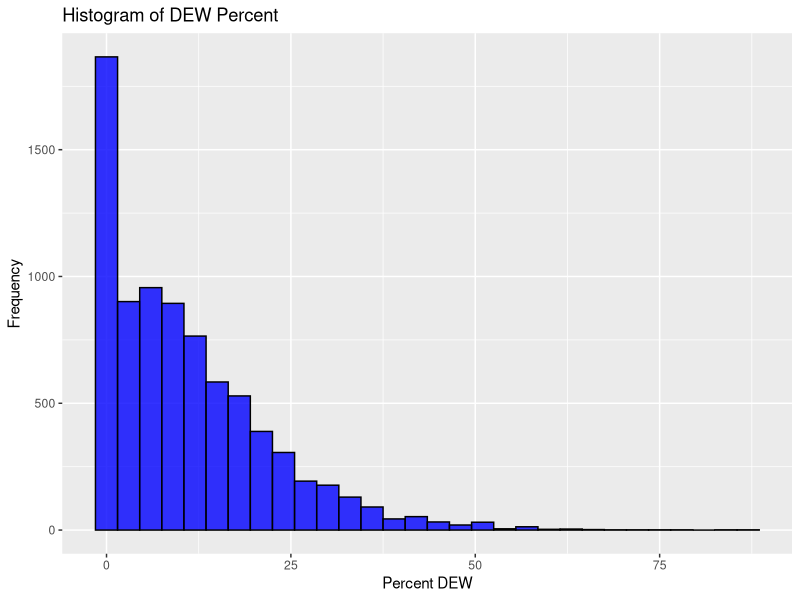
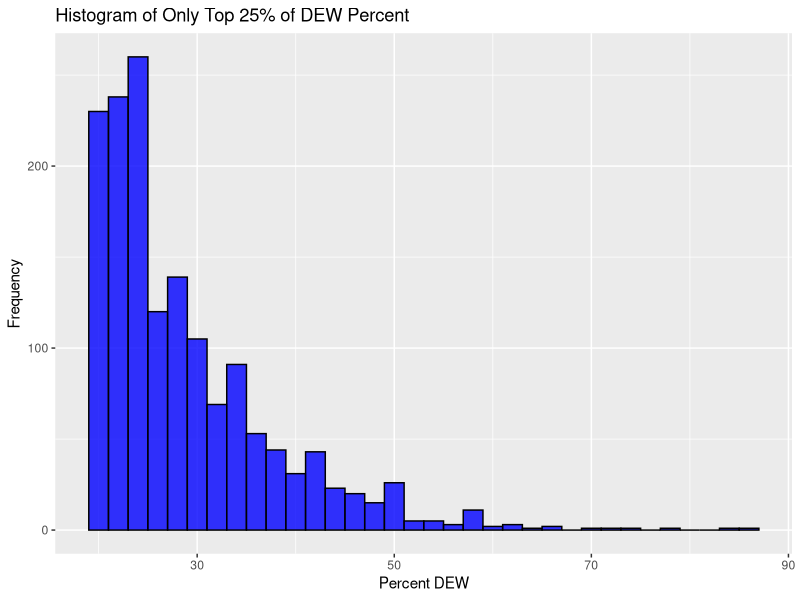
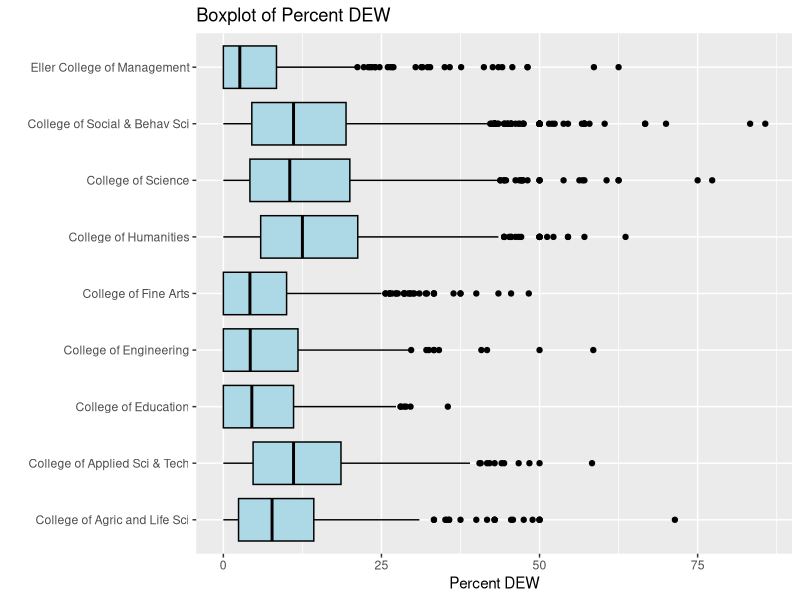

Source code (R) for these figures, in order: (Note: this script raises an error after producing the figures.)
## ---- chunk 1
#| code-fold: true
#| code-summary: "Load Libraries"

suppressWarnings(library(tidyverse))
library(knitr)
library(lubridate)
library(ggplot2)
library(dplyr)
## ---- chunk 2
#| code-fold: true
#| code-summary: "Read in Data"
# read in data
anomaly_data <- read.csv("data/study_data.csv")
## ---- chunk 3
#| code-fold: true
#| code-summary: "Quartiles for DEW Percents"
summary(anomaly_data$Percent.DEW)
## ---- chunk 4
#| code-fold: true
#| code-summary: "Histogram of DEW Percentage"
ggplot(anomaly_data, aes(x = Percent.DEW)) +
  geom_histogram(binwidth = 3, fill = "blue", color = "black", alpha = 0.8) +
  labs(title = "Histogram of DEW Percent", x = "Percent DEW", y = "Frequency")
## ---- chunk 5
#| code-fold: true
#| code-summary: "Histogram of Only Top 25% of DEW"

# create new df of the top quartile
anomaly_25 <- anomaly_data %>% 
  filter(Percent.DEW>19)

ggplot(anomaly_25, aes(x = Percent.DEW)) +
  geom_histogram(binwidth = 2, fill = "blue", color = "black", alpha = 0.8) +
  labs(title = "Histogram of Only Top 25% of DEW Percent", x = "Percent DEW", y = "Frequency")
## ---- chunk 6
#| code-fold: true
#| code-summary: "Box Plot of DEW Percent"
ggplot(anomaly_data, aes(y = College, x = Percent.DEW)) +
  geom_boxplot(fill = "lightblue", color = "black") +
  labs(title = "Boxplot of Percent DEW",  x = "Percent DEW", y="")

## ---- chunk 7
#| code-fold: true
#| code-summary: "Box Plot of DEW Percent by Term"
ggplot(anomaly_data, aes(y = Mode, x = Percent.DEW)) +
  geom_boxplot(fill = "lightblue", color = "black") +
  labs(title = "Boxplot of Percent DEW by Term",  x = "Percent DEW", y="")+
    facet_wrap(~TERM_LD, ncol=2)
## ---- chunk 8
#| code-fold: true
#| code-summary: "Box Plot of DEW Percent by College"
ggplot(anomaly_data, aes(y = Mode, x = Percent.DEW)) +
  geom_boxplot(fill = "lightblue", color = "black") +
  labs(title = "Boxplot of Percent DEW by College",  x = "Percent DEW", y="")+
  facet_wrap(~College, ncol=3)
## ---- chunk 9
#| code-fold: true
#| code-summary: "Create Classification"
# create column to label high dew percentage courses
anomaly_data <- anomaly_data %>% 
  mutate(DEW_Class = case_when(
    Percent.DEW < 30 ~ 0,
    Percent.DEW >= 30 ~ 1
  ))
## ---- chunk 10
#| code-fold: true
#| code-summary: "Table and Box Plot of High DEW Percentage Courses"
high_risk <- anomaly_data %>% 
  filter(DEW_Class > 0)

ggplot(high_risk, aes(y = College, x = Percent.DEW)) +
  geom_boxplot(fill = "lightblue", color = "black") +
  labs(title = "Boxplot of Percent DEW",  x = "Percent DEW", y="")

high_total <- aggregate(DEW_Class~College + TERM_LD, data=high_risk, sum)
high_total <- high_total %>% pivot_wider(names_from = TERM_LD, values_from = DEW_Class)
kable(high_total, caption =  "Total High Risk Courses for Each College per Semester")
  
## ---- chunk 11
#| code-fold: true
#| code-summary: "Table of High Risk Courses For College of Social and Behavioral Sciences by Department and Term"
high_soc <- high_risk %>% filter(College == "College of Social & Behav Sci")
high_total <- aggregate(DEW_Class~Department + TERM_LD, data=high_soc, sum)
high_total <- high_total %>% pivot_wider(names_from = TERM_LD, values_from = DEW_Class)
kable(high_total, caption =  "Total High Risk Course for College of Social and Behavioral Sciences per Semester")
## ---- chunk 12
#| code-fold: true
#| code-summary: "Table of High Risk Courses For College of Social and Behavioral Sciences by Department and Mode"
high_soc <- high_risk %>% filter(College == "College of Social & Behav Sci")
high_total <- aggregate(DEW_Class~Department + Mode, data=high_soc, sum)
high_total <- high_total %>% pivot_wider(names_from = Mode, values_from = DEW_Class)
kable(high_total, caption =  "Total High Risk Course for College of Social and Behavioral Sciences per Semester")
